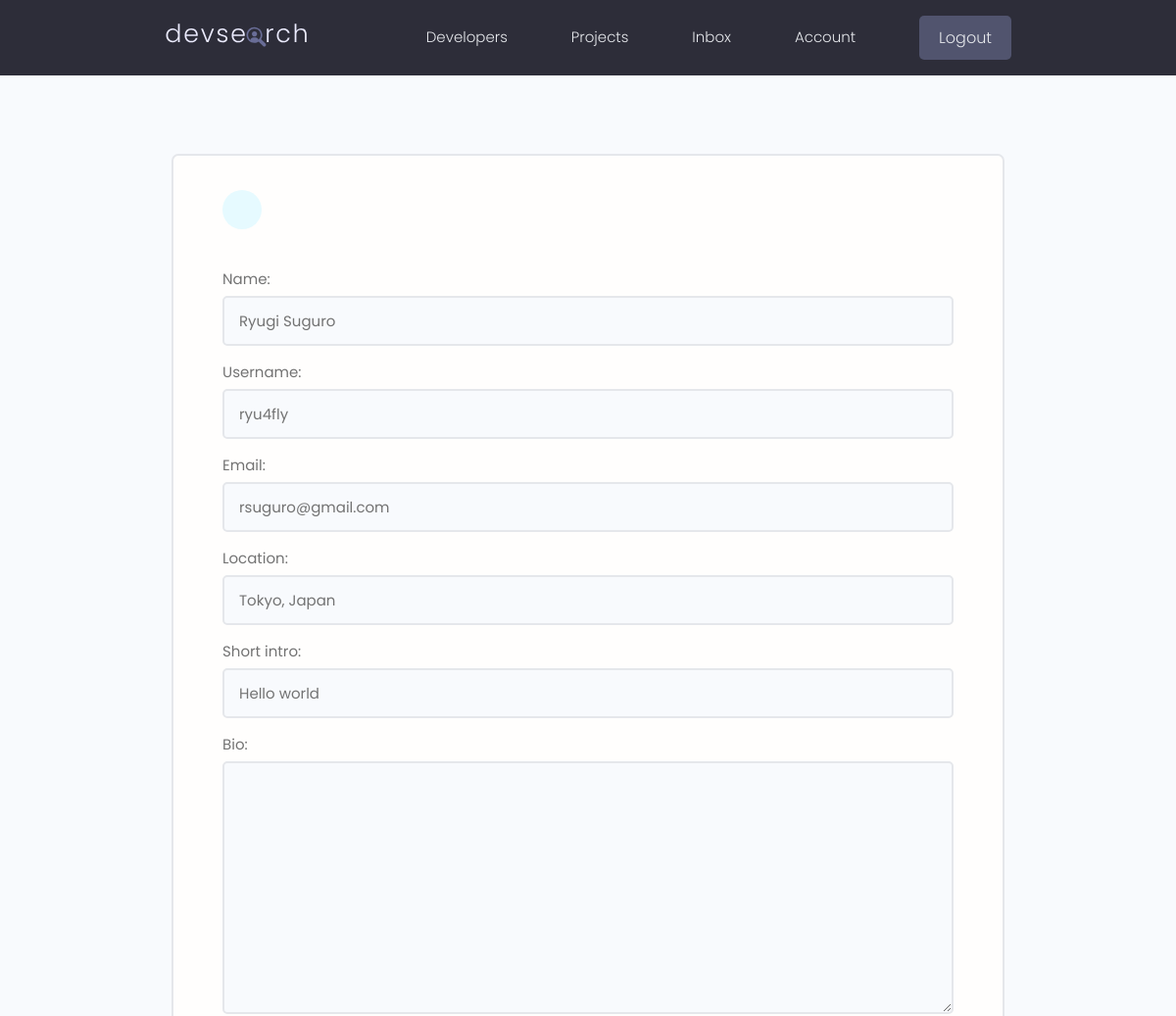
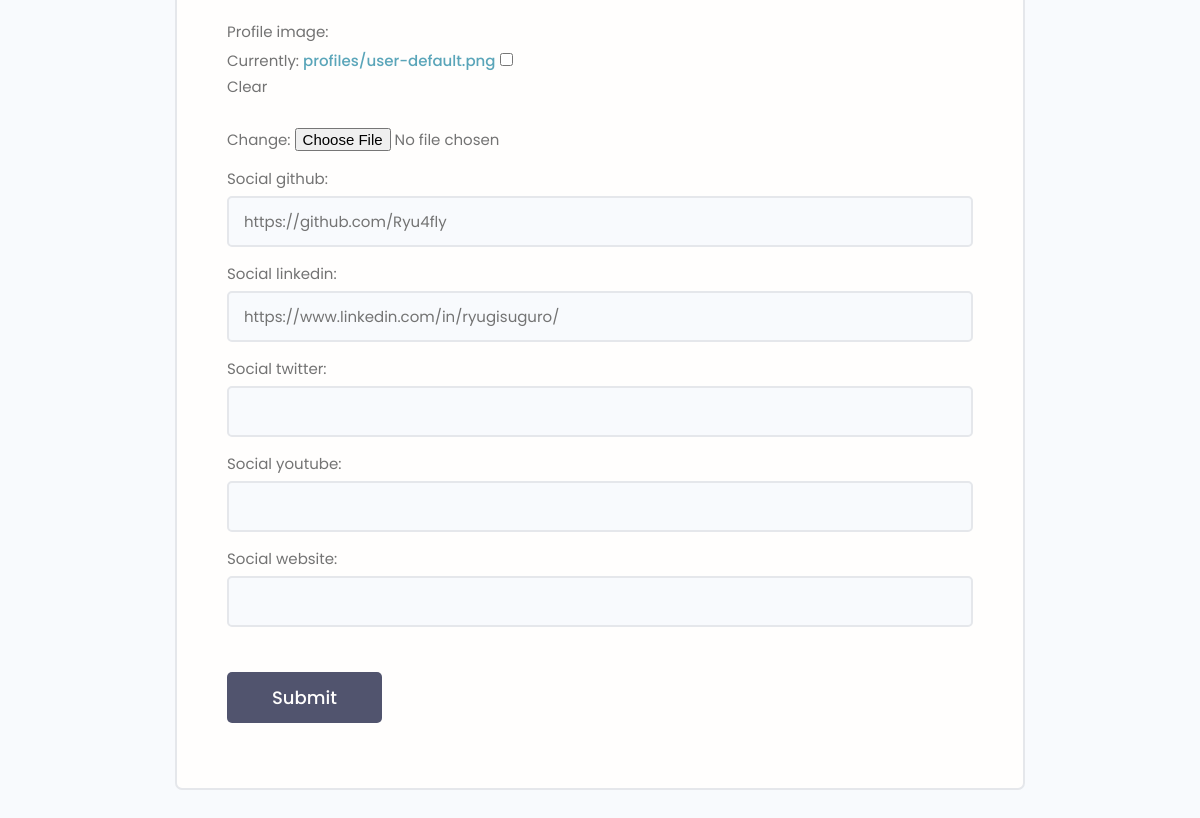
The page /edit-account/ (signed in) on the database its author committed (2 pictures, top to bottom).
### users/models.py (models this page shows, shortened)
class Profile(models.Model):
  id = models.UUIDField(default=uuid.uuid4, primary_key=True, unique=True, editable=False)
  user = models.OneToOneField(User, on_delete=models.CASCADE, null=True, blank=True)
  name = models.CharField(max_length=200, null=True, blank=True)
  username = models.CharField(max_length=200, null=True, blank=True)
  email = models.EmailField(max_length=500, null=True, blank=True)
  location = models.CharField(max_length=200, null=True, blank=True)
  short_intro = models.CharField(max_length=200, null=True, blank=True)
  bio = models.TextField(null=True, blank=True)
  profile_image = models.ImageField(upload_to='profiles/', default='profiles/user-default.png', null=True, blank=True)
  social_github = models.CharField(max_length=200, null=True, blank=True)
  social_linkedin = models.CharField(max_length=200, null=True, blank=True)
  social_twitter = models.CharField(max_length=200, null=True, blank=True)
  social_youtube = models.CharField(max_length=200, null=True, blank=True)
  social_website = models.CharField(max_length=200, null=True, blank=True)

### users/views.py (the view)
# urls.py: path('edit-account/', views.editAccount, name='edit-account'),
def editAccount(request):
  profile = request.user.profile
  form = ProfileForm(instance=profile)
  if request.method == 'POST':
    form = ProfileForm(request.POST, request.FILES, instance=profile)
    if form.is_valid():
      form.save()
      return redirect('account')
  context = {'form': form}
  return render(request, 'users/profile_form.html', context)

### users/forms.py
class ProfileForm(ModelForm):
  class Meta:
    model = Profile
    exclude = [ 'user' ]
  def __init__(self, *args, **kwargs):
    super(ProfileForm, self).__init__(*args, **kwargs)
    for name, field in self.fields.items():
      field.widget.attrs.update({'class': 'input'})

### users/templates/users/profile_form.html (shortened to what this page needs)
{% extends 'main.html' %}
{% block content %}
  <main class="formPage my-xl">
      <div class="content-box">
          <div class="formWrapper">
              <a class="backButton" href="{% url 'account' %}"></a>
              <br>
                <form action="{% url 'edit-account' %}" method="POST" enctype="multipart/form-data">
                  {% for field in form %}
                    <div class="form__field">
                        <label for="formInput#text">{{ field.label }}: </label>
                        {{ field }}
                    </div>
                  {% endfor %}
                  <input class="btn btn--sub btn--lg  my-md" type="submit" value="Submit" />
              </form>
          </div>
      </div>
  </main>
{% endblock content %}

### static/styles/app.css (style rules this page uses)
:root { --color-sub: #2d2d39; }
.btn--sub { background-color: var(--color-sub-light); }
.content-box { width: 95%; max-width: 85rem; margin: 0 auto; }
.backButton { background: var(--color-main-light); color: var(--color-main); width: 4rem; height: 4rem; display: flex; align-items: center; justify-content: center; border-radius: 50%; }
.formPage .formWrapper { list-style: none; background: var(--color-white); padding: 3.5rem 5rem; border: 2px solid var(--color-light); border-radius: 0.7rem; }

### static/uikit/styles/modules/_variables.css (style rules this page uses)
:root { --color-main: #5aa5b9; --color-main-light: #e6faff; --color-sub: #3f4156; --color-sub-light: #51546e; --color-sub-lighter: #ededfd; --color-text: #737373; --color-gray: #8b8b8b; --color-light: #e5e7eb; --color-light-gray: #767676; --color-bg: #f8fafd; --color-white: #fffefd; --color-white-light: #f3f3f3; --color-success: #359e64; --color-success-bg: #def8e8; --color-error: #fc4b0b; --color-error-bg: #fff2ee; --font-base: 'Poppins', arial, helvetica, 'Segoe UI', roboto, ubuntu, sans-serif; --font-monospace: 'Fira Code', 'Courier New', courier, monospace; --font-regular: 300; --font-medium: 500; --font-bold: 700; --generic-shadow: 1px 1px 5px #00000010; --generic-transition: all 0.3s ease-in-out; }

### static/uikit/styles/modules/_base.css (style rules this page uses)
* { margin: 0; padding: 0; box-sizing: border-box; text-rendering: optimizeLegibility; color: inherit; font-size: inherit; }
html { font-size: 50%; }
@media only screen and (min-width: 480px) { html { font-size: 56.25%; } }
@media only screen and (min-width: 1200px) { html { font-size: 62.5%; } }
body { line-height: 1.6; font-weight: 400; font-size: 1.5rem; color: var(--color-text); background-color: var(--color-bg); min-height: 100vh; }

### static/uikit/styles/modules/_typography.css (style rules this page uses)
* { font-family: var(--font-base); }
a { padding-bottom: 2px; text-decoration: none; display: inline-block; color: var(--color-main); font-weight: var(--font-medium); }

### static/uikit/styles/modules/_utilities.css (style rules this page uses)
.my-md { margin: 3rem auto; }
.my-xl { margin: 8rem auto; }

### static/uikit/styles/modules/_button.css (style rules this page uses)
.btn { display: inline-block; position: relative; cursor: pointer; background-color: var(--color-light); font-weight: var(--font-medium); color: var(--color-sub); text-decoration: none; padding: 1rem 2rem; border-radius: 0.5rem; border: none; width: -webkit-fit-content; width: -moz-fit-content; width: fit-content; height: -webkit-fit-content; height: -moz-fit-content; height: fit-content; font-size: 1.6rem; outline-width: 0; outline-color: transparent; -webkit-backface-visibility: hidden; backface-visibility: hidden; transition: all 0.3s ease-in-out; }
.btn--sub { background-color: var(--color-sub); color: var(--color-white); }
.btn--lg { font-size: 1.8rem; padding: 1.2rem 4.5rem; }

### static/uikit/styles/modules/_form.css (style rules this page uses)
.form__field { margin-top: 1.5rem; margin-bottom: 1.5rem; }
.form__label, .form__field > label { display: block; margin-bottom: 0.5rem; color: var(--color-text); }
input.input[type='text'], input.input[type='email'], input.input[type='password'], input.input[type='number'], textarea.input { min-width: 24rem; width: 100%; padding: 1.2rem 1.5rem; border-radius: 0.5rem; border: 2px solid var(--color-light); transition: all 0.3s ease-in-out; background-color: var(--color-bg); }

### rows shown on the page
Profile: form "Ryugi Suguro" "ryu4fly" "rsuguro@gmail.com" "Tokyo, Japan" "Hello world" "https://github.com/Ryu4fly" "https://www.linkedin.com/in/ryugisuguro/"

### other values the page prints
{{ field.label }} "Name" "Username" "Email" "Location" "Short intro" "Bio" "Profile image" "Social github" "Social linkedin" "Social twitter" "Social youtube" "Social website"
